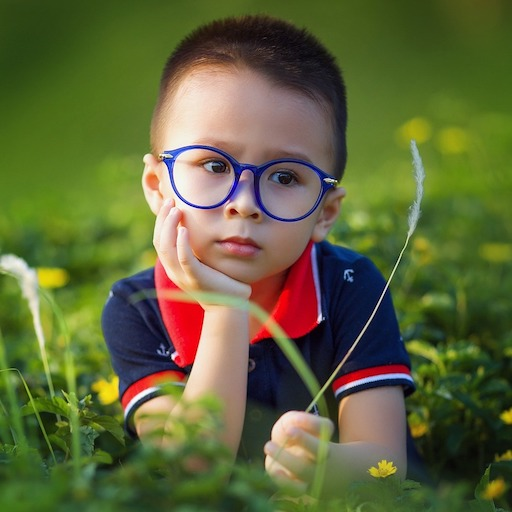
//> input picture week2-cpp/face-crop-assignment/sample.jpg, 512 x 512 px
$ ./submission   (built with g++ and OpenCV 4)
//> lines starting //> are read from the running program, lines starting //| are printed output that depends on the picture; after the words box and inside, x2 and y2 are one past the last pixel; in counts of white or black regions, pixels touching at a corner belong together
#include <opencv2/core.hpp>
#include <opencv2/imgproc.hpp>
#include <opencv2/highgui.hpp>
#include <vector>
#include <iostream>
#include <math.h>

using namespace cv;
using namespace std;

#define EXIT_KEY    27//escape character
#define RESTART_KEY 99//numpad 3

// Points to store the center of the circle and a point on the circumference
Point left_top, right_bottom, transient_right_bottom;
// Source image
Mat source, source_copy;
bool mouse_has_clicked = false;

// function which will be called on mouse input
void drawRectangle(int action, int x, int y, int flags, void *userdata)
{
  // Action to be taken when left mouse button is pressed
  if( action == EVENT_LBUTTONDOWN )
  {
    // Mark the top left point
    left_top = Point(x,y);
    mouse_has_clicked = true;
  }
  // Action to be taken when left mouse button is released
  else if( action == EVENT_LBUTTONUP)
  {
    // Mark the bottom right point
    right_bottom = Point(x,y);
    // Draw the final rectangle in green color
    rectangle(source, left_top, right_bottom, Scalar(0,255,0), 2, LINE_AA );
    imshow("Window", source);

    //lets do the crop of the selecte area
    Mat crop = source_copy(Range(left_top.y, right_bottom.y),Range(left_top.x, right_bottom.x));
    imwrite("face.png",crop);

    mouse_has_clicked = false;
  }
  else if(( action == EVENT_MOUSEMOVE ) && (mouse_has_clicked))
  {
    //draw transient rectangle
    transient_right_bottom = Point(x,y);
    Mat imgCopy = source.clone();
    rectangle(imgCopy, left_top, transient_right_bottom, Scalar(255,0,0), 1, LINE_AA );
    imshow("Window", imgCopy);
  }

}

int main()
{
  source = imread("sample.jpg", IMREAD_COLOR);
//> source is the input picture: 512 rows x 512 cols, CV_8UC3; mean B, G, R 57.8, 101.6, 95.4
  // Make a dummy image, will be useful to clear the drawing
  Mat dummy = source.clone();
  source_copy = source.clone();

  namedWindow("Crop Image");
  // highgui function called when mouse events occur
  setMouseCallback("Crop Image", drawRectangle);
  int k = 0;
  // loop until escape character is pressed
  while(k != EXIT_KEY)
  {
    imshow("Crop Image", source );
    putText(source,"Choose left top corner and Drag" ,Point(10,30), FONT_HERSHEY_SIMPLEX, 0.7,Scalar(255,255,255), 2 );
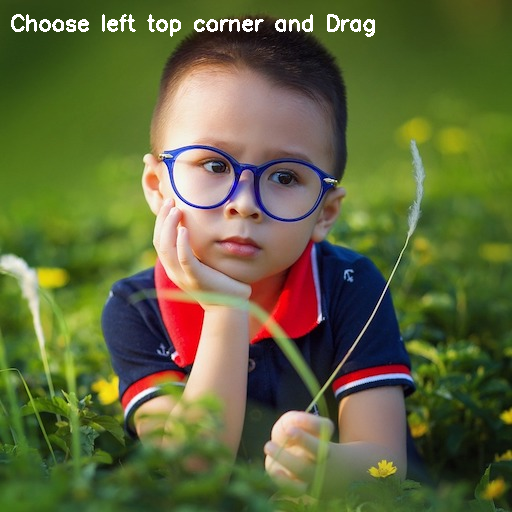
//> source: 512 rows x 512 cols, CV_8UC3; 0.88% of pixels changed, all inside (x1, y1, x2, y2) = (11, 14, 375, 37)
    k = waitKey(20) & 0xFF;
//> the left mouse button is pressed at (128, 128)
//> the mouse is dragged to (256, 256)
//> the mouse is dragged to (384, 384)
//> call 3 of drawRectangle, with action = 0, x = 384, y = 384, flags = 1
//> in drawRectangle (call 3), `rectangle(imgCopy, left_top, transient_right_bottom, Scalar(255,0,0), ..`:
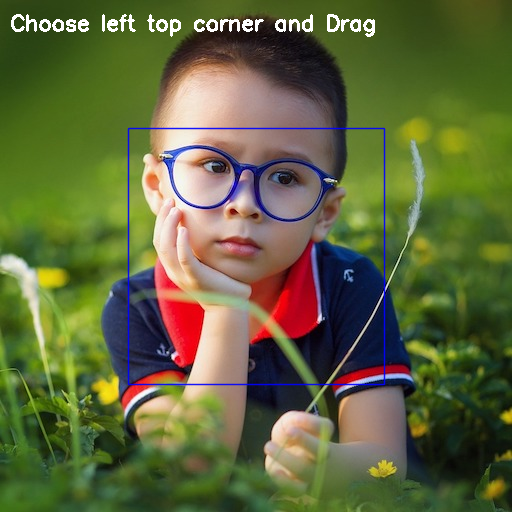
//> imgCopy: 512 rows x 512 cols, CV_8UC3; mean B, G, R 60.7, 102.6, 96.6
//> the button is released at (384, 384)
//> call 4 of drawRectangle, with action = 4, x = 384, y = 384, flags = 0
//> in drawRectangle (call 4), `rectangle(source, left_top, right_bottom, Scalar(0,255,0), 2, LINE_AA );`:
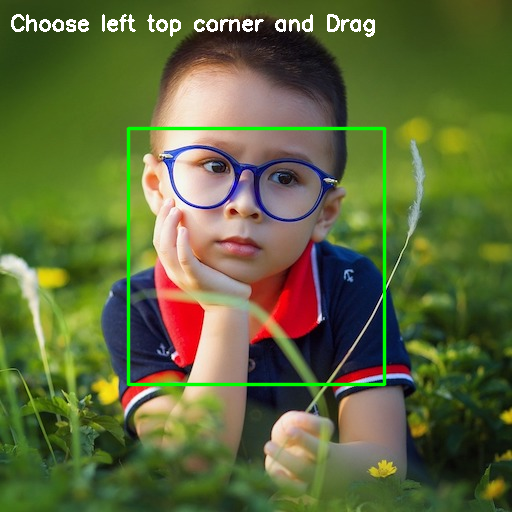
//> source: 512 rows x 512 cols, CV_8UC3; 1.95% of pixels changed, all inside (x1, y1, x2, y2) = (126, 126, 387, 387)
//> in drawRectangle (call 4), `Mat crop = source_copy(Range(left_top.y, right_bottom.y),Range(left_to..`:
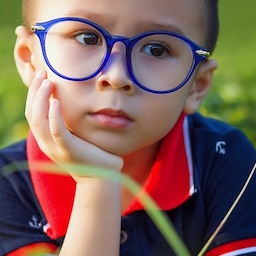
//> crop: 256 rows x 256 cols, CV_8UC3; mean B, G, R 92.3, 101, 128.5
//> the Esc key is pressed
    if(k == RESTART_KEY)
    {
      // Another way of cloning
      dummy.copyTo(source);
    }
  }

  destroyAllWindows();
  return 0;
}
